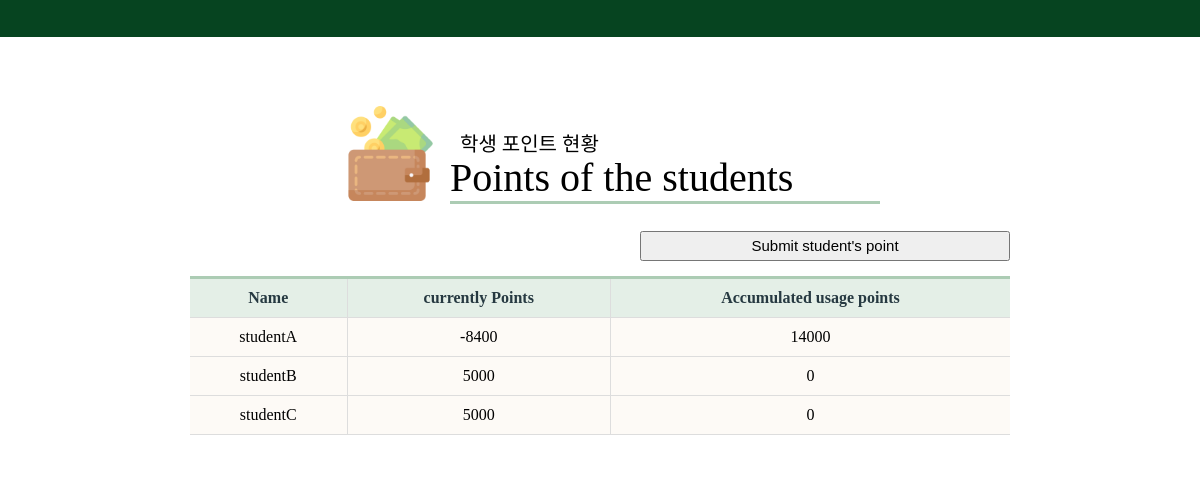
/student-log, run on an earlier commit of the app's database.
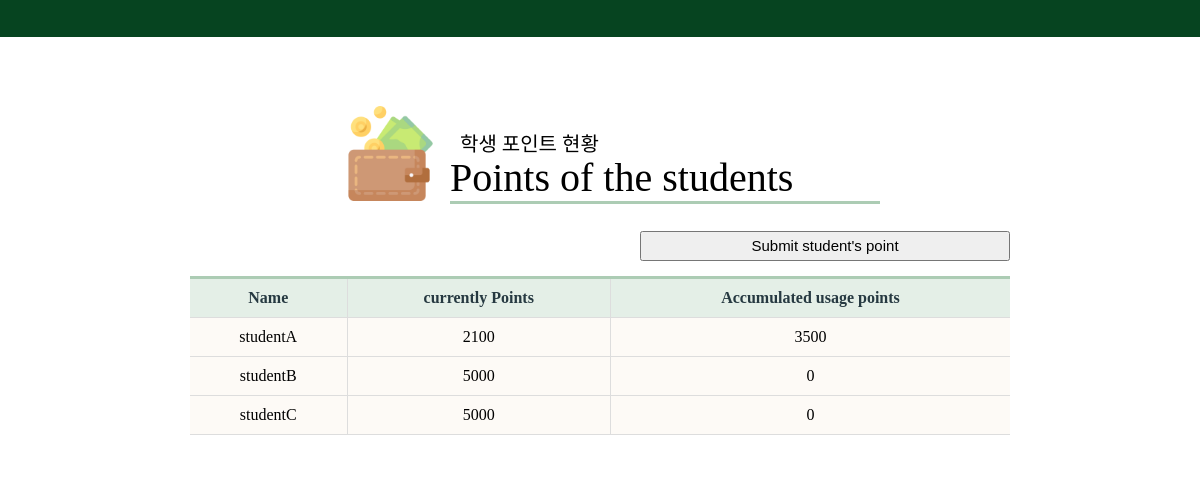
And on a later commit of the database.
### administrator/models.py (models this page shows, shortened)
class Student(models.Model):
    name = models.CharField(max_length=20, null=False)
    point =  models.IntegerField( null=True, blank=True)
    point_used = models.IntegerField(default=0, blank=True, null=True)

### administrator/views.py (the view, shortened to what this page needs)
# urls.py: path('student-log', views.StudentLogView.as_view(), name='student-log'),
class StudentLogView(ListView):
    template_name = 'administrator/student/point.html'
    model = Student

### administrator/templates/administrator/student/point.html (shortened to what this page needs)
{% extends 'administrator/observation/student.html' %}
{% load static %}
{% block title %}
    <link rel="stylesheet" href="{% static 'All.css' %}" />
{% endblock title %}
{% block subject %}
    <h3>학생 포인트 현황</h3>
    <h1>Points of the students</h1>
{% endblock subject %}
{% block top %}
    <img id="topImg" src="{%static 'main/wallet.png' %}"/>
{% endblock top %}
{%block content %}
<form action="" method="POST" enctype="multipart/form-data">
    <input id = "post_button" role="button" type="submit" name="submit_point" value="Submit student's point"/><br/>
</form>
{% endblock %}
{% block table %}
    <th >Name</th>
    <th >currently Points</th>
    <th >Accumulated usage points</th>
{% endblock table %}
{% block data %}
{% for object in object_list %}
    {% if object.name == 'teacher' %}
    {% else %}
    <tr>
        <td>{{ object.name }}</td>
        <td>{{ object.point }}</td>
        <td>{{ object.point_used }}</td>
    </tr>
    {% endif %}
{% endfor %}
{% endblock data %}

What changed in the data, as far as the page shows it:
changed Student "studentA": point "-8400" → "2100"; point_used "14000" → "3500"
